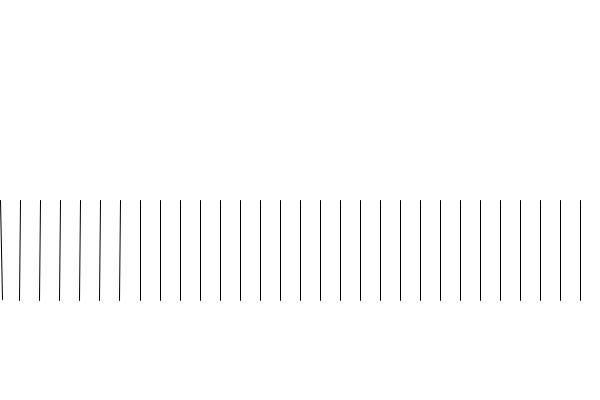
Frame 1 (no input)
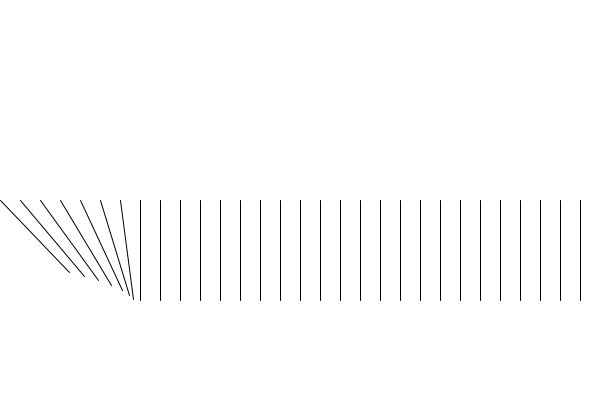
Frame 60 (the mouse pressed at the canvas centre just before this capture)
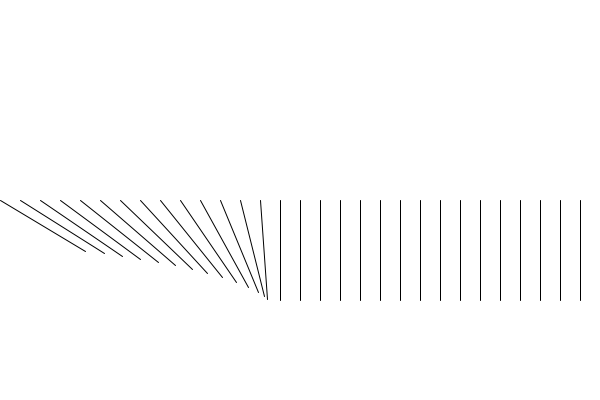
Frame 120 (the mouse held since frame 60 and released just before this capture)

The Processing sketch that drew these frames (run headless with seeded random() and noise(); from frame 60 on, the mouse is pressed at the canvas centre):

// Processing sketch: processing_17219
// ── processing_17219.pde


int number=100; //domino's elements
float[]dx=new float[number];    //int[]arr;
float[]dy=new float[number];
float[]da=new float[number];

float constY=200;
float x=10;
float l=100;
float speed=0.01;

void setup() {
  background(255);
  size(600,400);
  
  for(int i=0; i<number; i++) {     
  dx[i]=x*i*2;
  dy[i]=constY;
  da[i]=PI/2;
  
  }
 
}

void draw() {
  background(255);
  
  da[0]-=speed*da[0]*da[0];
   for(int i=1; i<number; i++) {  
     if(dx[i-1] + cos(da[i-1])*l>dx[i]){
          da[i]-=speed*da[i]*da[i];
     }
   }
  
  for(int i=0; i<number; i++) {  
    if(da[i]<=0){
      da[i]=0;
    }
    
  }
  
  
  for(int i=0; i<number; i++) {      
  //dx[i]=x*i;
 // dy[i]=constY;
 // da[i]=PI/2;
 
  line( dx[i],  dy[i], dx[i] +cos(da[i])*l, dy[i]+sin(da[i])*l);
  
  }  

}
